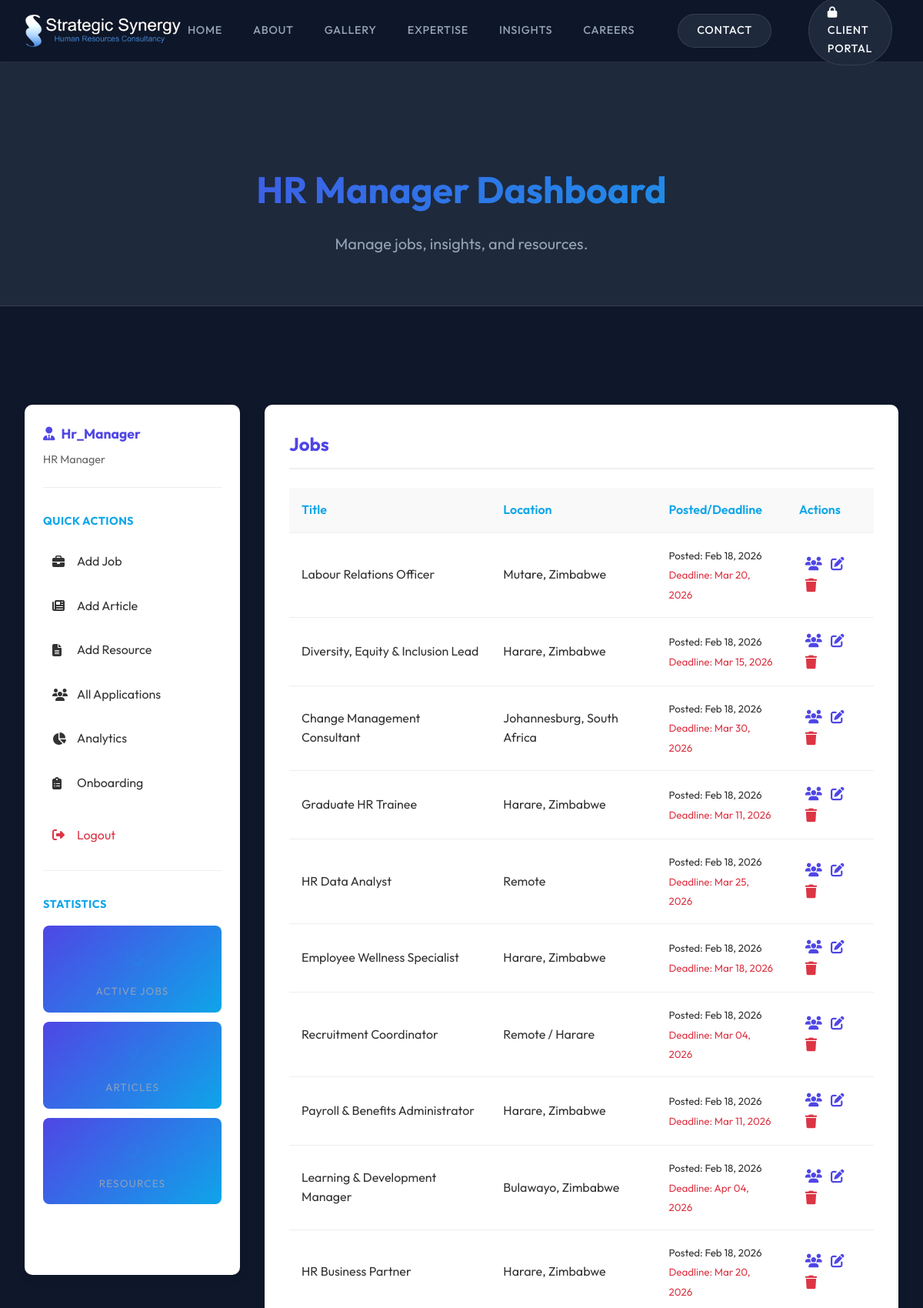
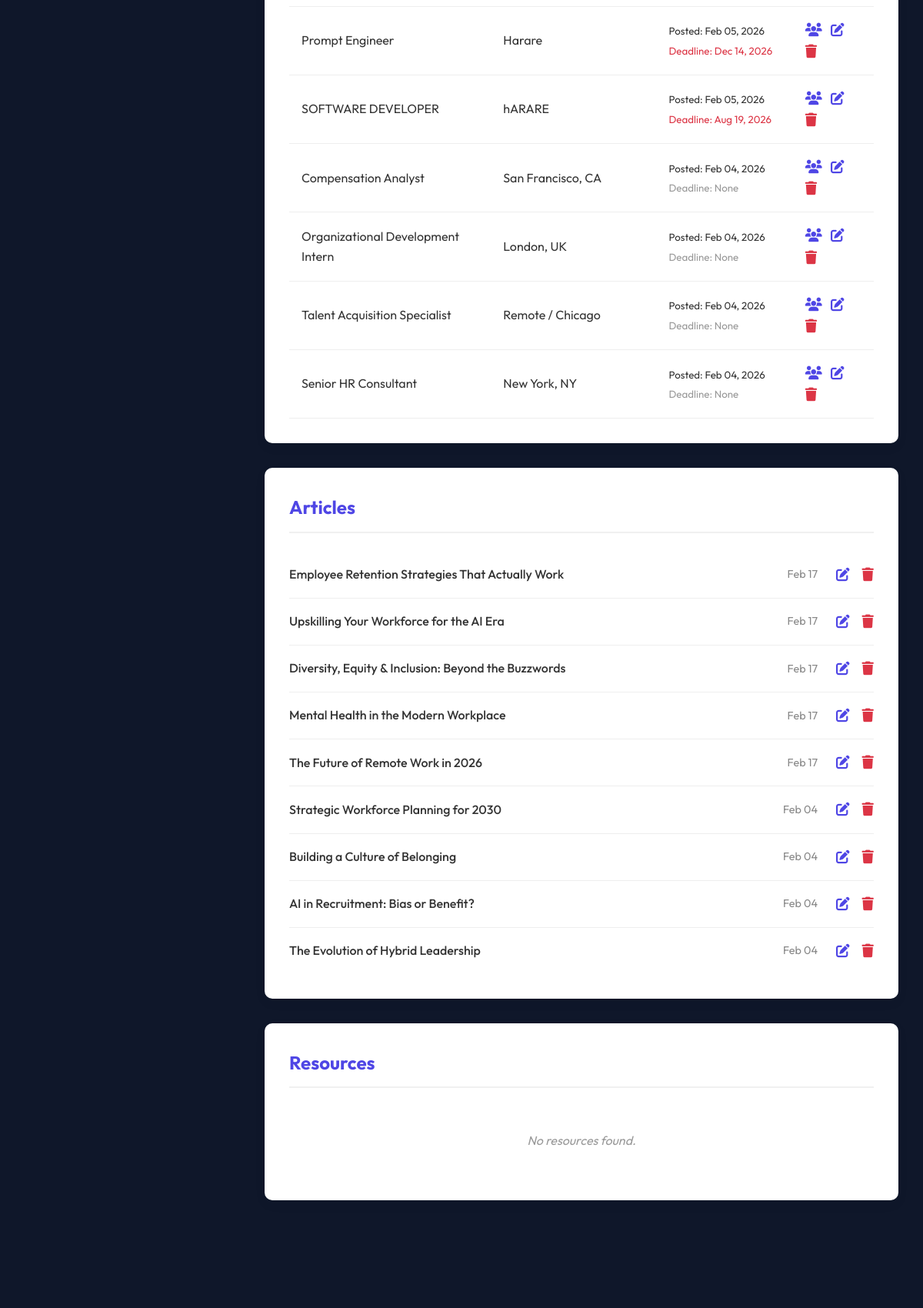
Page /portal/hr-dashboard/ (signed in, upper part) on the committed database (2 pictures, top to bottom).
### careers/models.py (models this page shows, shortened)
class Job(models.Model):
    JOB_TYPES = [
        ('FT', 'Full-time'),
        ('PT', 'Part-time'),
        ('CT', 'Contract'),
        ('IN', 'Internship'),
    ]
    title = models.CharField(max_length=200)
    location = models.CharField(max_length=100)
    job_type = models.CharField(max_length=2, choices=JOB_TYPES, default='FT')
    description = models.TextField(help_text="Detailed job description")
    requirements = models.TextField(help_text="List of requirements")
    salary_range = models.CharField(max_length=100, blank=True, null=True)
    deadline = models.DateTimeField(blank=True, null=True, help_text="Application deadline")
    posted_at = models.DateTimeField(auto_now_add=True)
    is_active = models.BooleanField(default=True)
    class Meta:
        ordering = ['-posted_at']

### insights/models.py (models this page shows, shortened)
class Article(models.Model):
    CATEGORY_CHOICES = [
        ('LEADERSHIP', 'Leadership'),
        ('TALENT', 'Talent Acquisition'),
        ('CULTURE', 'Company Culture'),
        ('STRATEGY', 'Strategy'),
        ('TECH', 'HR Tech'),
    ]
    title = models.CharField(max_length=200)
    slug = models.SlugField(unique=True, help_text="Unique URL identifier for the article")
    author = models.CharField(max_length=100, default="Strategic Synergy Team")
    content = models.TextField()
    image = models.ImageField(upload_to='insights/images/', blank=True, null=True)
    category = models.CharField(max_length=20, choices=CATEGORY_CHOICES, default='LEADERSHIP')
    created_at = models.DateTimeField(auto_now_add=True)
    updated_at = models.DateTimeField(auto_now=True)
    is_published = models.BooleanField(default=True)
    class Meta:
        ordering = ['-created_at']

### portal/views.py (the view)
# urls.py: path('hr-dashboard/', views.hr_dashboard, name='hr_dashboard'),
@login_required
@user_passes_test(is_hr_manager)
def hr_dashboard(request):
    jobs = Job.objects.all().order_by('-posted_at')
    articles = Article.objects.all().order_by('-created_at')
    resources = Resource.objects.all().order_by('-created_at')
    jobs_data = []
    for job in jobs:
        jobs_data.append({
            'id': job.id,
            'title': job.title,
            'location': job.location,
            'posted_at': job.posted_at.strftime('%b %d, %Y'),
            'deadline': job.deadline.strftime('%b %d, %Y') if job.deadline else 'None',
            'has_deadline': job.deadline is not None,
        })
    context = {
        'jobs': jobs,
        'jobs_data': jobs_data,
        'articles': articles,
        'resources': resources,
    }
    return render(request, 'portal/hr_dashboard.html', context)

### portal/views.py (called while the page is built)
def is_hr_manager(user):
    return user.is_staff

### templates/portal/hr_dashboard.html (shortened to what this page needs)
{% extends 'base.html' %}
{% load static %}
{% block content %}
<section class="page-header">
    <div class="container">
        <h1>HR Manager Dashboard</h1>
        <p>Manage jobs, insights, and resources.</p>
    </div>
</section>
<section class="section">
    <div class="container-fluid">
        <div class="dashboard-layout">
            <aside class="sidebar">
                <div class="sidebar-section">
                    <h3><i class="fas fa-user-tie"></i> {{ request.user.username|title }}</h3>
                    <p class="user-role">HR Manager</p>
                </div>
                <div class="sidebar-section">
                    <h4>Quick Actions</h4>
                    <nav class="sidebar-nav">
                        <a href="{% url 'portal:hr_add_job' %}" class="nav-link"><i class="fas fa-briefcase"></i> Add
                            Job</a>
                        <a href="{% url 'portal:hr_add_article' %}" class="nav-link"><i class="fas fa-newspaper"></i>
                            Add Article</a>
                        <a href="{% url 'portal:hr_add_resource' %}" class="nav-link"><i class="fas fa-file-alt"></i>
                            Add Resource</a>
                        <a href="{% url 'portal:hr_all_applications' %}" class="nav-link"><i class="fas fa-users"></i>
                            All Applications</a>
                        <a href="{% url 'portal:hr_analytics' %}" class="nav-link"><i class="fas fa-chart-pie"></i>
                            Analytics</a>
                        <a href="{% url 'onboarding:program_list' %}" class="nav-link"><i
                                class="fas fa-clipboard-list"></i>
                            Onboarding</a>
                        <form method="post" action="{% url 'portal:logout' %}" style="margin: 0;">
                            <button type="submit" class="nav-link logout-link"
                                style="width: 100%; text-align: left; background: none; border: none; cursor: pointer; font-family: inherit; font-size: inherit;">
                                <i class="fas fa-sign-out-alt"></i> Logout
                            </button>
                        </form>
                    </nav>
                </div>
                <div class="sidebar-section">
                    <h4>Statistics</h4>
                    <div class="stat-card">
                        <div class="stat-number">{{ jobs.count }}</div>
                        <div class="stat-label">Active Jobs</div>
                    </div>
                    <div class="stat-card">
                        <div class="stat-number">{{ articles.count }}</div>
                        <div class="stat-label">Articles</div>
                    </div>
                    <div class="stat-card">
                        <div class="stat-number">{{ resources.count }}</div>
                        <div class="stat-label">Resources</div>
                    </div>
                </div>
            </aside>
            <main class="main-content-dashboard">
                <div class="content-section">
                    <h2>Jobs</h2>
                    {% if jobs %}
                    <div class="table-responsive">
                        <table class="data-table">
                            <thead>
                                <tr>
                                    <th>Title</th>
                                    <th>Location</th>
                                    <th>Posted/Deadline</th>
                                    <th>Actions</th>
                                </tr>
                            </thead>
                            <tbody>
                                {% for job_data in jobs_data %}
                                <tr>
                                    <td>{{ job_data.title }}</td>
                                    <td>{{ job_data.location }}</td>
                                    <td>
                                        <small>Posted: {{ job_data.posted_at }}</small><br>
                                        {% if job_data.has_deadline %}
                                        <small style="color: #dc3545;">Deadline: {{ job_data.deadline }}</small>
                                        {% else %}
                                        <small style="color: #999;">Deadline: None</small>
                                        {% endif %}
                                    </td>
                                    <td>
                                        <a href="{% url 'portal:hr_job_applications' job_data.id %}" class="action-link"
                                            title="View Applications"><i class="fas fa-users"></i></a>
                                        <a href="{% url 'portal:hr_edit_job' job_data.id %}" class="action-link"
                                            title="Edit"><i class="fas fa-edit"></i></a>
                                        <a href="{% url 'portal:hr_delete_job' job_data.id %}"
                                            class="action-link delete" title="Delete"><i class="fas fa-trash"></i></a>
                                    </td>
                                </tr>
                                {% endfor %}
                            </tbody>
                        </table>
                    </div>
                    {% else %}
                    <p class="empty-state">No jobs posted yet.</p>
                    {% endif %}
                </div>
                <div class="content-grid">
                    <div class="content-section">
                        <h2>Articles</h2>
                        {% if articles %}
                        <ul class="list-group">
                            {% for article in articles %}
                            <li class="list-item">
                                <span class="title">{{ article.title }}</span>
                                <div class="actions">
                                    <span class="meta">{{ article.created_at|date:"M d" }}</span>
                                    <a href="{% url 'portal:hr_edit_article' article.id %}" class="action-link"
                                        title="Edit"><i class="fas fa-edit"></i></a>
                                    <a href="{% url 'portal:hr_delete_article' article.id %}" class="action-link delete"
                                        title="Delete"><i class="fas fa-trash"></i></a>
                                </div>
                            </li>
                            {% endfor %}
                        </ul>
                        {% else %}
                        <p class="empty-state">No articles found.</p>
                        {% endif %}
                    </div>
                    <div class="content-section">
                        <h2>Resources</h2>
                        {% if resources %}
                        <ul class="list-group">
                            {% for resource in resources %}
                            <li class="list-item">
                                <span class="title">{{ resource.title }}</span>
                                <div class="actions">
                                    <span class="meta">{{ resource.resource_type }}</span>
                                    <a href="{% url 'portal:hr_edit_resource' resource.id %}" class="action-link"
                                        title="Edit"><i class="fas fa-edit"></i></a>
                                    <a href="{% url 'portal:hr_delete_resource' resource.id %}"
                                        class="action-link delete" title="Delete"><i class="fas fa-trash"></i></a>
                                </div>
                            </li>
                            {% endfor %}
                        </ul>
                        {% else %}
                        <p class="empty-state">No resources found.</p>
                        {% endif %}
                    </div>
                </div>
            </main>
        </div>
    </div>
</section>
{% endblock %}

### static/css/styles.css (style rules this page uses)
:root { --primary: #4f46e5; --secondary: #0ea5e9; --background: #0f172a; --surface: #1e293b; --text: #f8fafc; --text-muted: #94a3b8; --accent: #38bdf8; --glass: rgba(255, 255, 255, 0.05); --border: rgba(255, 255, 255, 0.1); --gradient: linear-gradient(135deg, var(--primary), var(--secondary)); }
* { margin: 0; padding: 0; box-sizing: border-box; font-family: 'Outfit', sans-serif; }
body { background-color: var(--background); color: var(--text); line-height: 1.6; overflow-x: hidden; }
a { text-decoration: none; color: inherit; transition: color 0.3s ease; }
.container { max-width: 1200px; margin: 0 auto; padding: 0 2rem; }
.section { padding: 6rem 0; }
.stat-number { font-size: 3.5rem; font-weight: 700; background: var(--gradient); background-clip: text; -webkit-background-clip: text; -webkit-text-fill-color: transparent; margin-bottom: 0.5rem; }
.stat-label { color: var(--text-muted); font-size: 1.1rem; text-transform: uppercase; letter-spacing: 0.05em; }
.page-header { background: var(--surface); padding: 8rem 0 4rem; text-align: center; border-bottom: 1px solid var(--border); }
.page-header h1 { font-size: 3rem; margin-bottom: 1rem; background: var(--gradient); background-clip: text; -webkit-background-clip: text; -webkit-text-fill-color: transparent; }
.page-header p { font-size: 1.25rem; color: var(--text-muted); }
.stat-number { font-size: 3.5rem; font-weight: 800; letter-spacing: -0.02em; }
.stat-label { font-size: 0.95rem; margin-top: 0.5rem; text-transform: uppercase; letter-spacing: 0.08em; color: var(--text-muted); }

### rows in the picture
Job: title "Labour Relations Officer", location "Mutare, Zimbabwe"
Job: title "Diversity, Equity & Inclusion Lead", location "Harare, Zimbabwe", posted_at "Feb 18, 2026", deadline "Mar 15, 2026"
Job: title "Change Management Consultant", location "Johannesburg, South Africa", posted_at "Feb 18, 2026", deadline "Mar 30, 2026"
Job: title "Graduate HR Trainee", location "Harare, Zimbabwe"
Job: title "HR Data Analyst", location "Remote", posted_at "Feb 18, 2026", deadline "Mar 25, 2026"
Job: title "Employee Wellness Specialist", location "Harare, Zimbabwe", posted_at "Feb 18, 2026", deadline "Mar 18, 2026"
Job: title "Recruitment Coordinator", location "Remote / Harare", posted_at "Feb 18, 2026", deadline "Mar 04, 2026"
Job: title "Payroll & Benefits Administrator", location "Harare, Zimbabwe"
Job: title "Learning & Development Manager", location "Bulawayo, Zimbabwe", posted_at "Feb 18, 2026", deadline "Apr 04, 2026"
Job: title "HR Business Partner", location "Harare, Zimbabwe"
Job: title "Prompt Engineer", location "Harare", posted_at "Feb 05, 2026", deadline "Dec 14, 2026"
Job: title "SOFTWARE DEVELOPER", location "hARARE", posted_at "Feb 05, 2026", deadline "Aug 19, 2026"
Job: title "Compensation Analyst", location "San Francisco, CA"
Job: title "Organizational Development Intern", location "London, UK"
Job: title "Talent Acquisition Specialist", location "Remote / Chicago"
Job: title "Senior HR Consultant", location "New York, NY"
Article: title "Employee Retention Strategies That Actually Work", created_at "Feb 17"
Article: title "Upskilling Your Workforce for the AI Era", created_at "Feb 17"
Article: title "Diversity, Equity & Inclusion: Beyond the Buzzwords", created_at "Feb 17"
Article: title "Mental Health in the Modern Workplace", created_at "Feb 17"
Article: title "The Future of Remote Work in 2026", created_at "Feb 17"
Article: title "Strategic Workforce Planning for 2030", created_at "Feb 04"
Article: title "Building a Culture of Belonging", created_at "Feb 04"
Article: title "AI in Recruitment: Bias or Benefit?", created_at "Feb 04"
Article: title "The Evolution of Hybrid Leadership", created_at "Feb 04"

### other values in the picture
{{ request.user.username|title }} "Hr_Manager"
{{ job_data.posted_at }} "Feb 18, 2026" "Feb 18, 2026" "Feb 18, 2026" "Feb 18, 2026" "Feb 04, 2026" "Feb 04, 2026" "Feb 04, 2026" "Feb 04, 2026"
{{ job_data.deadline }} "Mar 20, 2026" "Mar 11, 2026" "Mar 11, 2026" "Mar 20, 2026"
